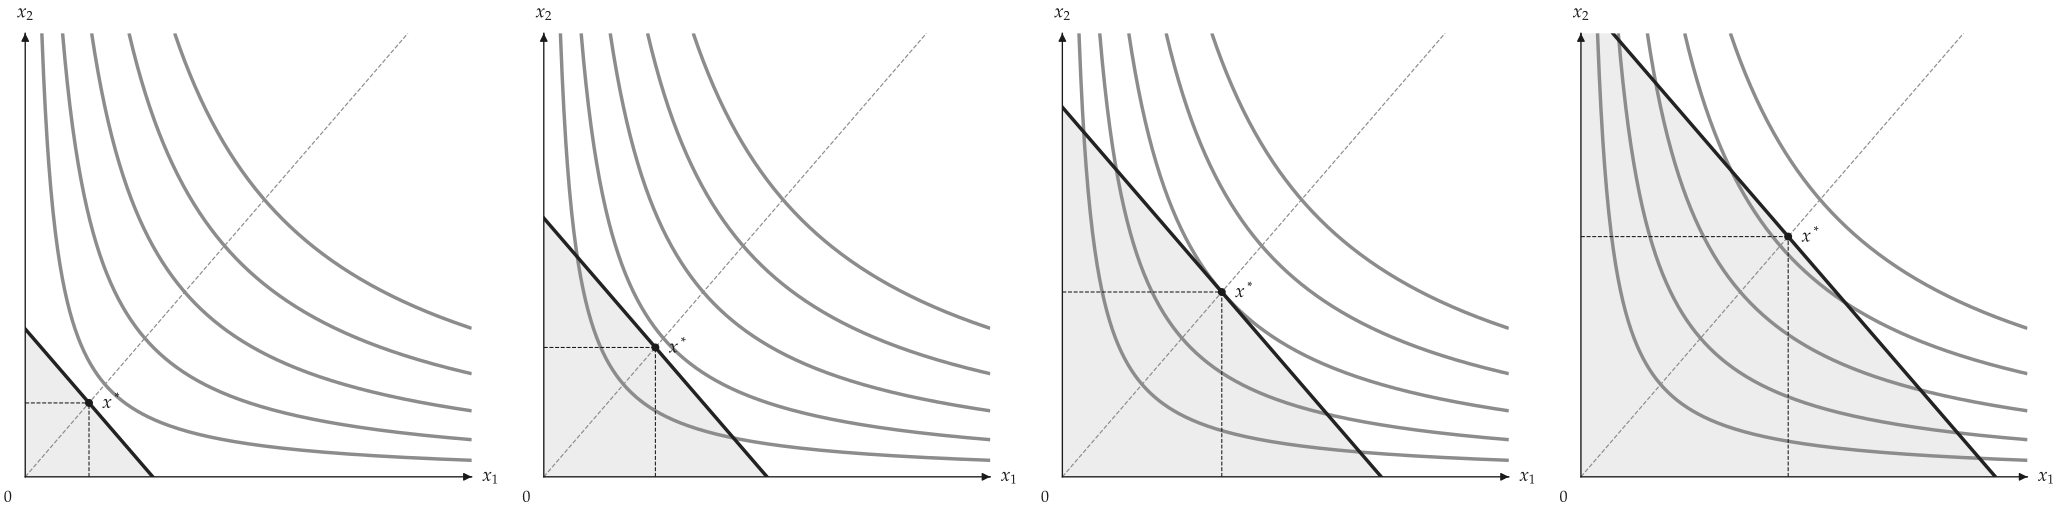

Python code for this plot:
import numpy as np

from utility_viz import Canvas, Config, levels, solve
from utility_viz.core.animation import Animator
from utility_viz.models import CobbDouglas

Config.load("manual.toml").use()  # the settings behind this manual's figures

model = CobbDouglas(alpha=0.5, beta=0.5)
# same curves in every frame
fixed = levels.around(solve(model, px=2.0, py=2.0, income=20.0).utility, n=5)


def draw(income: float) -> Canvas:
    """One frame: income is `income`."""
    eq = solve(model, px=2.0, py=2.0, income=income)
    cvs = Canvas(x_max=14, y_max=12, x_label="$x_1$", y_label="$x_2$")
    cvs.add_utility(model, levels=fixed)
    cvs.add_budget(2.0, 2.0, income, fill=True)
    cvs.add_equilibrium(eq, show_ray=True)
    return cvs


Animator(draw, frames=np.linspace(8.0, 36.0, 45)).save("income_sweep.gif", fps=12, dpi=120)
